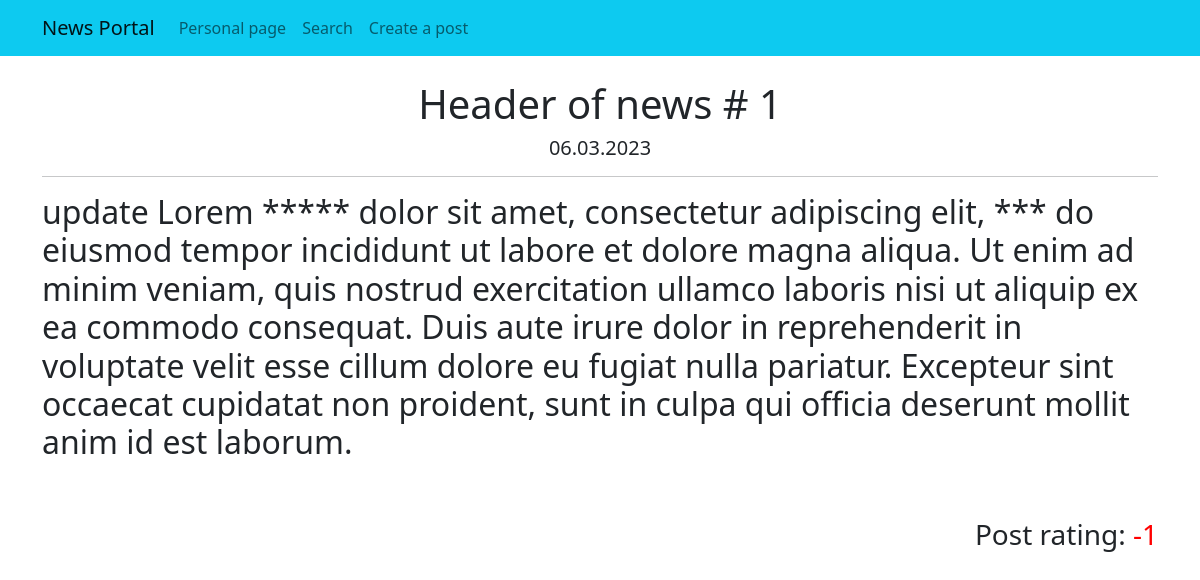
Screenshot of /news/1 with the database file from the repository.
### app/models.py (models this page shows, shortened)
class Post(models.Model):  # модель содержит в себе статьи и новости, которые создают пользователи
    post_header = models.CharField(max_length=64)  # заголовок статьи/новости
    post_text = models.TextField()  # текст статьи/новости
    post_rating = models.IntegerField(default=0)  # рейтинг статьи/новости
    post_type = models.CharField(max_length=1, choices=cat, default=news)  # поле с выбором — «статья» или «новость»;
    post_datetime = models.DateTimeField(auto_now_add=True)  # автоматически добавляемая дата и время создания;
    author = models.ForeignKey(Author, on_delete=models.CASCADE)  # связь «один ко многим» с моделью Author;
    category = models.ManyToManyField(Category, through='PostCategory')  # связь «многие ко многим» с моделью Category (с дополнительной моделью PostCategory);

### app/views.py (the view)
# urls.py: path('<int:pk>', PostDetail.as_view(), name='post_detail'),
class PostDetail(DetailView):
    model = Post
    template_name = 'post_detailed.html'
    context_object_name = 'post_det'

### app/templatetags/custom_filters.py (called while the page is built)
@register.filter()
def censor(value, word:str):
    if word in value:
        value = value.replace(word, '*'*len(word))
    return value

### templates/post_detailed.html (shortened to what this page needs)
{% extends 'flatpages/default.html' %}
{% load custom_filters %}
{% block content %}
<br>
<h1>{{ post_det.post_header|censor:'ipsum'|censor:'sed' }}</h1>
<h5>{{ post_det.post_datetime|date:"d.m.Y" }}</h5>
<hr>
<div align="left">
    <h2>{{ post_det.post_text|censor:'ipsum'|censor:'sed'}}</h2>
</div>
<br>
<br>
<div align="right">
    <h3>Post rating:
        {% if post_det.post_rating < 0 %}
            <font color="red">{{ post_det.post_rating }}</font>
        {% else %}
            <font color="green">+{{ post_det.post_rating }}</font>
        {% endif %}
    </h3>
</div>
{% endblock content %}

### rows the page displays
Post: post_header|censor "Header of news # 1", post_datetime "06.03.2023", post_text|censor "update Lorem ***** dolor sit amet, consectetur adipiscing elit, *** do eiusmod tempor incididunt ut labore et dolore magna aliqua. Ut enim ad minim veniam, quis nostrud exercitation ullamco laboris nisi ut aliquip ex ea commodo consequat. Duis aute irure dolor in reprehenderit in voluptate velit esse cillum dolore eu fugiat nulla pariatur. Excepteur sint occaecat cupidatat non proident, sunt in culpa qui officia deserunt mollit anim id est laborum.", post_rating "-1"
